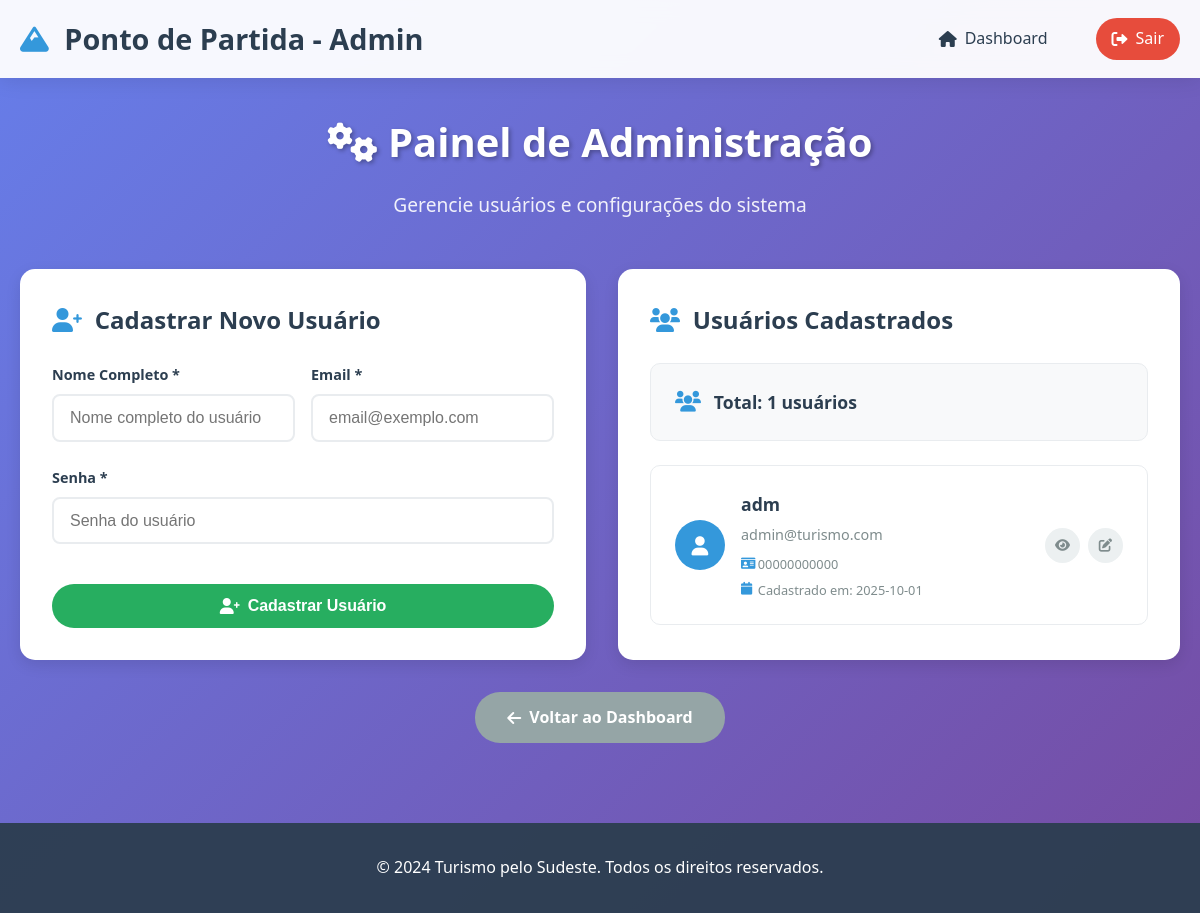
Screenshot of /adm (signed in) with the database file from the repository.
### tables this page shows
CREATE TABLE usuarios (
        id INTEGER PRIMARY KEY AUTOINCREMENT,
        nome TEXT NOT NULL UNIQUE,
        email TEXT NOT NULL UNIQUE,
        senha TEXT NOT NULL,
        endereco TEXT,
        telefone TEXT,
        cpf TEXT UNIQUE,
        passaporte TEXT,
        foto_perfil TEXT,
        data_cadastro TIMESTAMP DEFAULT CURRENT_TIMESTAMP
    );

### BUILD-Site_Turismo/BUILD-Site_Turismo/main.py (the view)
@app.route('/adm')
def adm():
    if not is_logged_in() or not session.get('is_admin'):
        return redirect(url_for('home'))
    conn = get_connection()
    cursor = conn.cursor()
    cursor.execute('SELECT * FROM usuarios ORDER BY data_cadastro DESC')
    usuarios = cursor.fetchall()
    conn.close()
    return render_template('adm.html', usuarios=usuarios)

### BUILD-Site_Turismo/BUILD-Site_Turismo/database.py (called while the page is built)
def get_connection():
    return sqlite3.connect('turismo.db')

### BUILD-Site_Turismo/BUILD-Site_Turismo/main.py (called while the page is built)
def is_logged_in():
    return 'user_id' in session

### BUILD-Site_Turismo/BUILD-Site_Turismo/templates/adm.html (shortened to what this page needs)
<!DOCTYPE html>
<html lang="pt-br">
<head>
    <link rel="stylesheet" href="/static/css/adm.css">
    <link href="https://cdnjs.cloudflare.com/ajax/libs/font-awesome/6.0.0/css/all.min.css" rel="stylesheet">
</head>
<body>
    <header class="header">
        <div class="container">
            <div class="logo">
                <h1><i class="fas fa-mountain"></i> Ponto de Partida - Admin</h1>
            </div>
            <nav class="nav">
                <a href="/dashboard" class="nav-link">
                    <i class="fas fa-home"></i> Dashboard
                </a>
                <a href="/logout" class="nav-link logout">
                    <i class="fas fa-sign-out-alt"></i> Sair
                </a>
            </nav>
        </div>
    </header>
    <main class="main">
        <div class="container">
            <div class="admin-header">
                <h1><i class="fas fa-cogs"></i> Painel de Administração</h1>
                <p>Gerencie usuários e configurações do sistema</p>
            </div>
            <div class="admin-grid">
                <div class="admin-section">
                    <h2><i class="fas fa-user-plus"></i> Cadastrar Novo Usuário</h2>
                    <form action="/cadastrarUsuario" method="post" class="admin-form">
                        <div class="form-row">
                            <div class="form-group">
                                <label for="nome">Nome Completo *</label>
                                <input type="text" id="nome" name="nome" required placeholder="Nome completo do usuário">
                            </div>
                            <div class="form-group">
                                <label for="email">Email *</label>
                                <input type="email" id="email" name="email" required placeholder="email@exemplo.com">
                            </div>
                        </div>
                        <div class="form-group">
                            <label for="senha">Senha *</label>
                            <input type="password" id="senha" name="senha" required placeholder="Senha do usuário">
                        </div>
                        <button type="submit" class="btn-cadastrar">
                            <i class="fas fa-user-plus"></i> Cadastrar Usuário
                        </button>
                    </form>
                </div>
                <div class="admin-section">
                    <h2><i class="fas fa-users"></i> Usuários Cadastrados</h2>
                    <div class="usuarios-stats">
                        <div class="stat-item">
                            <i class="fas fa-users"></i>
                            <span>Total: {{ usuarios|length }} usuários</span>
                        </div>
                    </div>
                    <div class="usuarios-list">
                        {% for usuario in usuarios %}
                        <div class="usuario-item">
                            <div class="usuario-avatar">
                                <i class="fas fa-user"></i>
                            </div>
                            <div class="usuario-info">
                                <h3>{{ usuario[1] }}</h3>
                                <p class="usuario-email">{{ usuario[2] }}</p>
                                <div class="usuario-details">
                                    <span class="usuario-cpf">
                                        <i class="fas fa-id-card"></i>
                                        {{ usuario[6] or 'CPF não informado' }}
                                    </span>
                                    <span class="usuario-data">
                                        <i class="fas fa-calendar"></i>
                                        Cadastrado em: {{ usuario[9][:10] if usuario[9] else 'Data não disponível' }}
                                    </span>
                                </div>
                            </div>
                            <div class="usuario-actions">
                                <button class="btn-action" title="Ver detalhes">
                                    <i class="fas fa-eye"></i>
                                </button>
                                <button class="btn-action" title="Editar">
                                    <i class="fas fa-edit"></i>
                                </button>
                            </div>
                        </div>
                        {% endfor %}
                    </div>
                </div>
            </div>
            <div class="admin-actions">
                <a href="/dashboard" class="btn-voltar">
                    <i class="fas fa-arrow-left"></i> Voltar ao Dashboard
                </a>
            </div>
        </div>
    </main>
    <footer class="footer">
        <div class="container">
            <p>&copy; 2024 Turismo pelo Sudeste. Todos os direitos reservados.</p>
        </div>
    </footer>
</body>
</html>

### BUILD-Site_Turismo/BUILD-Site_Turismo/static/css/adm.css (style rules this page uses)
* { margin: 0; padding: 0; box-sizing: border-box; }
body { font-family: 'Segoe UI', Tahoma, Geneva, Verdana, sans-serif; line-height: 1.6; color: #333; background: linear-gradient(135deg, #667eea 0%, #764ba2 100%); min-height: 100vh; }
.container { max-width: 1200px; margin: 0 auto; padding: 0 20px; }
.header { background: rgba(255, 255, 255, 0.95); backdrop-filter: blur(10px); box-shadow: 0 2px 20px rgba(0, 0, 0, 0.1); position: sticky; top: 0; z-index: 1000; }
.header .container { display: flex; justify-content: space-between; align-items: center; padding: 1rem 20px; }
.logo h1 { color: #2c3e50; font-size: 1.8rem; font-weight: 700; }
.logo i { color: #3498db; margin-right: 0.5rem; }
.nav { display: flex; gap: 2rem; }
.nav-link { text-decoration: none; color: #2c3e50; font-weight: 500; padding: 0.5rem 1rem; border-radius: 25px; transition: all 0.3s ease; display: flex; align-items: center; gap: 0.5rem; }
.nav-link.logout { background: #e74c3c; color: white; }
.main { padding: 2rem 0; min-height: calc(100vh - 200px); }
.admin-header { text-align: center; margin-bottom: 3rem; color: white; }
.admin-header h1 { font-size: 2.5rem; margin-bottom: 1rem; text-shadow: 2px 2px 4px rgba(0, 0, 0, 0.3); }
.admin-header p { font-size: 1.2rem; opacity: 0.9; }
.admin-grid { display: grid; grid-template-columns: 1fr 1fr; gap: 2rem; margin-bottom: 2rem; }
.admin-section { background: white; border-radius: 15px; padding: 2rem; box-shadow: 0 5px 15px rgba(0, 0, 0, 0.1); }
.admin-section h2 { color: #2c3e50; font-size: 1.5rem; margin-bottom: 1.5rem; display: flex; align-items: center; gap: 0.8rem; }
.admin-section h2 i { color: #3498db; }
.admin-form { display: flex; flex-direction: column; gap: 1.5rem; }
.form-row { display: grid; grid-template-columns: 1fr 1fr; gap: 1rem; }
.form-group { display: flex; flex-direction: column; }
.form-group label { color: #2c3e50; font-weight: 600; margin-bottom: 0.5rem; font-size: 0.9rem; }
.form-group input { padding: 0.8rem 1rem; border: 2px solid #e9ecef; border-radius: 8px; font-size: 1rem; transition: all 0.3s ease; background: white; }
.btn-cadastrar { background: #27ae60; color: white; border: none; padding: 0.8rem 2rem; border-radius: 25px; font-weight: 600; cursor: pointer; transition: all 0.3s ease; display: flex; align-items: center; justify-content: center; gap: 0.5rem; font-size: 1rem; margin-top: 1rem; }
.usuarios-stats { background: #f8f9fa; padding: 1.5rem; border-radius: 10px; margin-bottom: 1.5rem; border: 1px solid #e9ecef; }
.stat-item { display: flex; align-items: center; gap: 0.8rem; color: #2c3e50; font-weight: 600; font-size: 1.1rem; }
.stat-item i { color: #3498db; font-size: 1.3rem; }
.usuarios-list { max-height: 400px; overflow-y: auto; border: 1px solid #e9ecef; border-radius: 10px; }
.usuario-item { display: flex; align-items: center; padding: 1.5rem; border-bottom: 1px solid #e9ecef; transition: all 0.3s ease; }
.usuario-item:last-child { border-bottom: none; }
.usuario-avatar { width: 50px; height: 50px; border-radius: 50%; background: #3498db; color: white; display: flex; align-items: center; justify-content: center; font-size: 1.2rem; margin-right: 1rem; flex-shrink: 0; }
.usuario-info { flex: 1; min-width: 0; }
.usuario-info h3 { color: #2c3e50; font-size: 1.1rem; margin-bottom: 0.3rem; font-weight: 600; }
.usuario-email { color: #7f8c8d; font-size: 0.9rem; margin-bottom: 0.5rem; }
.usuario-details { display: flex; flex-direction: column; gap: 0.3rem; }
.usuario-cpf, .usuario-data { color: #7f8c8d; font-size: 0.8rem; display: flex; align-items: center; gap: 0.3rem; }
.usuario-cpf i, .usuario-data i { color: #3498db; width: 12px; }
.usuario-actions { display: flex; gap: 0.5rem; flex-shrink: 0; }
.btn-action { background: #ecf0f1; border: none; width: 35px; height: 35px; border-radius: 50%; cursor: pointer; transition: all 0.3s ease; display: flex; align-items: center; justify-content: center; color: #7f8c8d; }
.admin-actions { text-align: center; margin-top: 2rem; }
.btn-voltar { background: #95a5a6; color: white; text-decoration: none; padding: 0.8rem 2rem; border-radius: 25px; font-weight: 600; transition: all 0.3s ease; display: inline-flex; align-items: center; gap: 0.5rem; }
.footer { background: rgba(44, 62, 80, 0.95); color: white; text-align: center; padding: 2rem 0; margin-top: 3rem; }

### rows the page displays
usuarios: nome "adm", email "admin@turismo.com", cpf "00000000000", data_cadastro "2025-10-01"

### other values shown
{{ usuarios|length }} "1"
